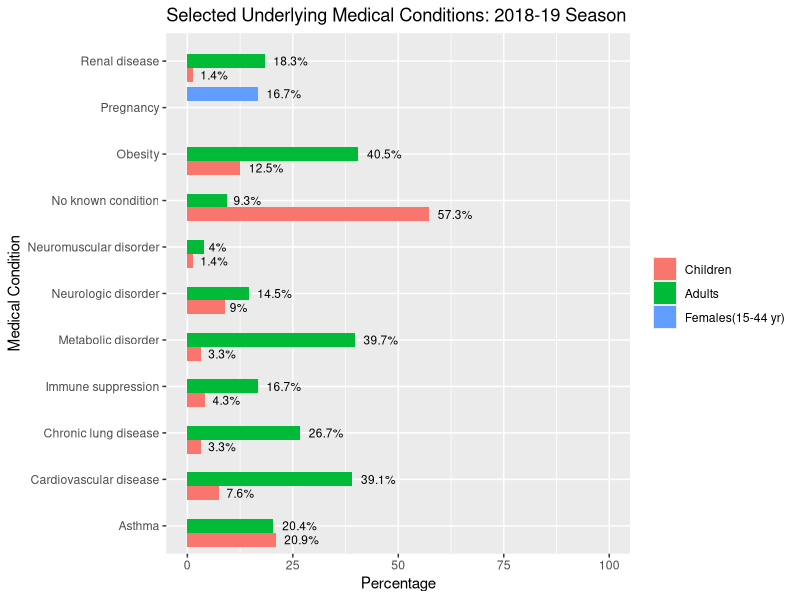

This chart was generated by the following R code:
# TODO: descending order for medical condition
library("ggplot2")

medicalData <- read.csv("./FluViewPhase2Data/Medical_Conditions.csv", skip = 1, na.strings = c("xx", "N/A"))

library("reshape2")

new_df <- medicalData[medicalData["SEASON"] == "2018-19", ]


new_df <- new_df[, c("MEDICAL.CONDITION", "CHILDREN.PERCENT...", "ADULTS.PERCENT...", "FEMALES..15.44.YR..PERCENT...")]


new_df <- melt(new_df, id="MEDICAL.CONDITION")




new_df$MEDICAL.CONDITION

ggplot(
  data = new_df, 
  aes(MEDICAL.CONDITION, value, fill =  variable)) +
  geom_bar(stat = "identity", position = "dodge") +
  geom_text(aes(label = paste(value, "%", sep="")), position=position_dodge(width=0.9), hjust=-0.25, size=3) +
  ylab("Percentage") +
  xlab("Medical Condition") +
  ylim(0, 100) +
  coord_flip() +
  ggtitle("Selected Underlying Medical Conditions: 2018-19 Season") +
  scale_fill_discrete(labels = c("Children", "Adults", "Females(15-44 yr)")) +
  theme(legend.title=element_blank())

